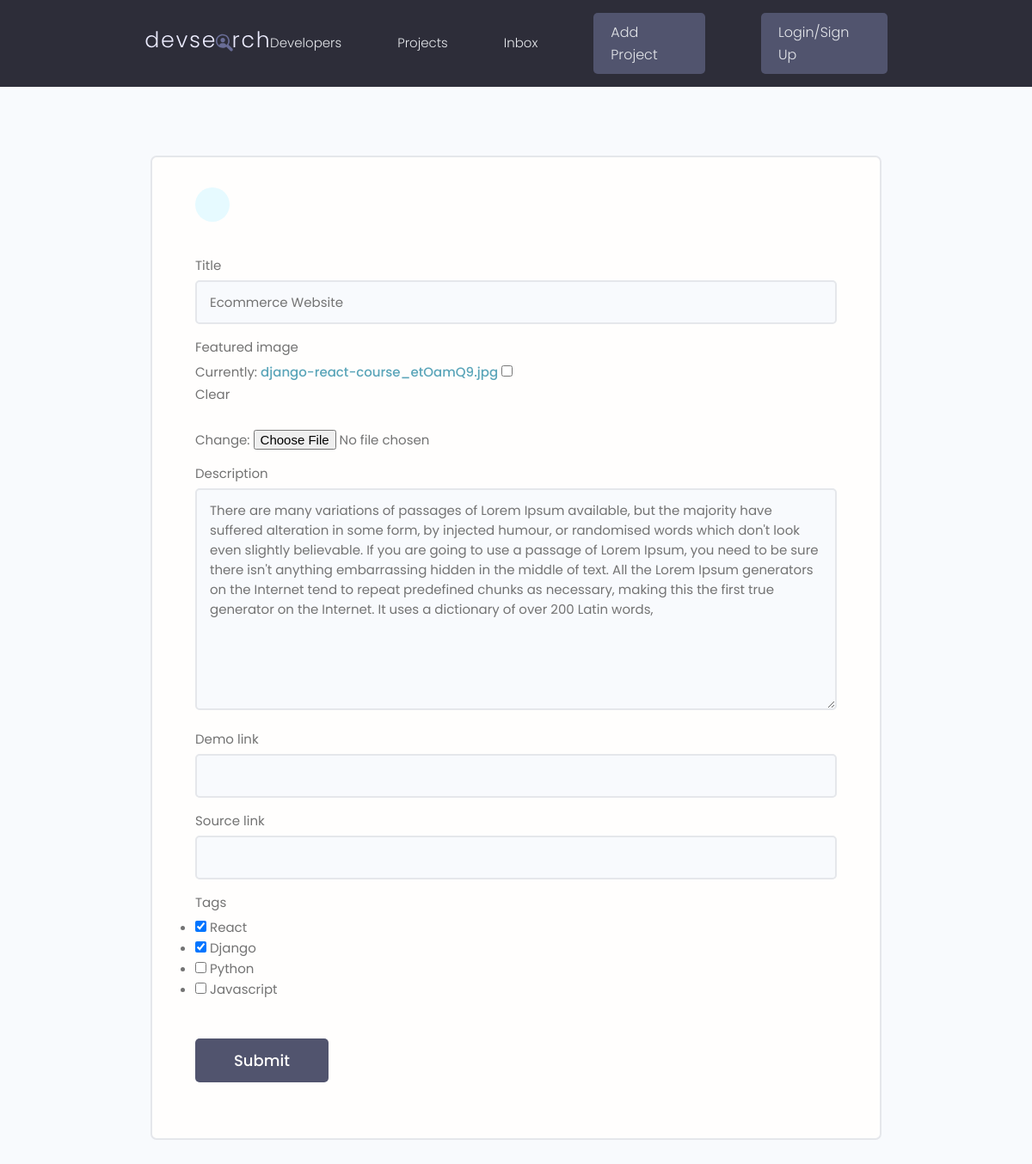
Before: /projects/update-project/77c91ee6e0c040759a26cbdfcd0c1d60 with the older database file.
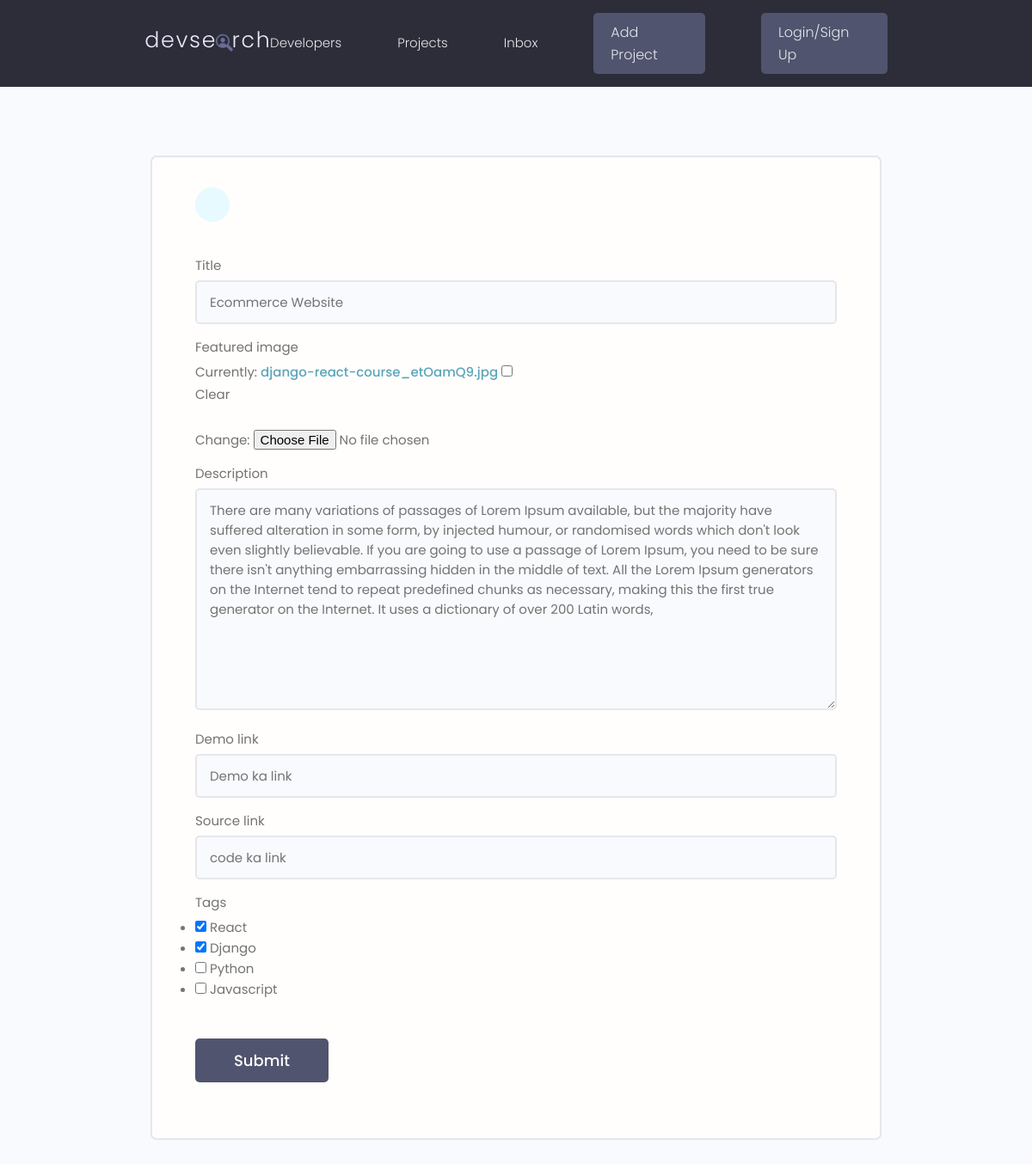
After: the same page with the newer database file.
### projects/models.py (models this page shows, shortened)
class Project(models.Model):
    owner = models.ForeignKey(Profile, null=True, blank=True, on_delete=models.SET_NULL)
    title = models.CharField(max_length=200)
    description = models.TextField(null=True, blank=True)
    featured_image = models.ImageField(null=True, blank=True, default="default.jpg")
    demo_link = models.CharField(max_length=2000, blank=True, null=True)
    source_link = models.CharField(max_length=2000, blank=True, null=True)
    tags = models.ManyToManyField('Tag', blank=True)
    vote_total = models.IntegerField(default=0,null=True, blank=True)
    vote_ratio = models.IntegerField(default=0,null=True, blank=True)
    created = models.DateTimeField(auto_now_add=True)
    id = models.UUIDField(default=uuid.uuid4, unique=True, primary_key=True, editable=False)

### projects/views.py (the view)
# urls.py: path('update-project/<str:pk>', views.updateProject, name='update-project'),
def updateProject(request, pk):
    project = Project.objects.get(id=pk)
    form = ProjectForm(instance=project)
    if request.method == 'POST':
        form = ProjectForm(request.POST, request.FILES, instance=project)
        if form.is_valid():
            form.save()
            return redirect('projects')
    context = {'form':form}
    return render(request, "projects/project_form.html", context)

### projects/forms.py
class ProjectForm(ModelForm):
    class Meta:
        model = Project
        fields = ['title','featured_image','description','demo_link','source_link','tags']
        widgets = {
            'tags':forms.CheckboxSelectMultiple()
        }
    def __init__(self, *args, **kwargs):
        super(ProjectForm, self).__init__(*args, **kwargs)
        for name, field in self.fields.items():
            field.widget.attrs.update({'class':'input'})

### projects/models.py (called while the page is built)
    def __str__(self):
        return self.name

### projects/templates/projects/project_form.html (shortened to what this page needs)
{% extends 'main.html' %}
{% block content %}
    <main class="formPage my-xl">
        <div class="content-box">
            <div class="formWrapper">
                <a class="backButton" href="#"></a>
                <br>
                <form class="form" method="POST" enctype="multipart/form-data">
                    {% for field in form %}
                    <div class="form__field">
                        <label for="formInput#text">{{field.label}}</label>
                        {{field}}
                    </div>
                    {% endfor %}
                    <input class="btn btn--sub btn--lg  my-md" type="submit" value="Submit" />
                </form>
            </div>
        </div>
    </main>
{% endblock %}

Changed rows visible on the page:
changed Project "Ecommerce Website": demo_link (not shown) → "Demo ka link"; source_link (not shown) → "code ka link"
